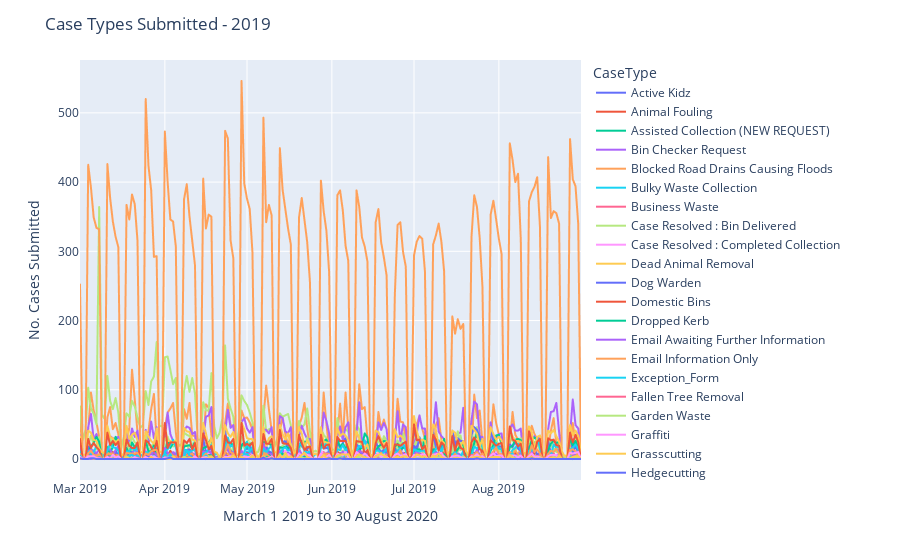

This figure's notebook cell:
### Markdown cell above
In comparison, the below chart shows the 2019 case types reported by day from 1st March 2019 to 30 August 2020.

### Code cell
fig4 = px.line(cases_b, x='CREATED_DT', y='CountCase', color='CaseType')
fig4.update_layout(title='Case Types Submitted - 2019',
                   xaxis_title='March 1 2019 to 30 August 2020',
                   yaxis_title='No. Cases Submitted')
fig4.show()

### Figure 1 — Plotly figure (JSON) as saved in the notebook; plotly's stock layout.template omitted (floating-point values rounded to 4 significant figures; data arrays with more than 128 entries replaced by an {"elided": "..."} marker saying what was removed)
{"data": [{"hovertemplate": "CaseType=Active Kidz <br>CREATED_DT=%{x}<br>CountCase=%{y}<extra></extra>", "legendgroup": "Active Kidz ", "line": {"color": "#636efa", "dash": "solid"}, "mode": "lines", "name": "Active Kidz ", "showlegend": true, "type": "scattergl", "x": {"elided": "184 str values"}, "xaxis": "x", "y": {"elided": "184 int values"}, "yaxis": "y"}, {"hovertemplate": "CaseType=Animal Fouling <br>CREATED_DT=%{x}<br>CountCase=%{y}<extra></extra>", "legendgroup": "Animal Fouling ", "line": {"color": "#EF553B", "dash": "solid"}, "mode": "lines", "name": "Animal Fouling ", "showlegend": true, "type": "scattergl", "x": {"elided": "184 str values"}, "xaxis": "x", "y": {"elided": "184 int values"}, "yaxis": "y"}, {"hovertemplate": "CaseType=Assisted Collection (NEW REQUEST)<br>CREATED_DT=%{x}<br>CountCase=%{y}<extra></extra>", "legendgroup": "Assisted Collection (NEW REQUEST)", "line": {"color": "#00cc96", "dash": "solid"}, "mode": "lines", "name": "Assisted Collection (NEW REQUEST)", "showlegend": true, "type": "scattergl", "x": {"elided": "184 str values"}, "xaxis": "x", "y": {"elided": "184 int values"}, "yaxis": "y"}, {"hovertemplate": "CaseType=Bin Checker Request<br>CREATED_DT=%{x}<br>CountCase=%{y}<extra></extra>", "legendgroup": "Bin Checker Request", "line": {"color": "#ab63fa", "dash": "solid"}, "mode": "lines", "name": "Bin Checker Request", "showlegend": true, "type": "scattergl", "x": {"elided": "184 str values"}, "xaxis": "x", "y": {"elided": "184 int values"}, "yaxis": "y"}, {"hovertemplate": "CaseType=Blocked Road Drains Causing Floods<br>CREATED_DT=%{x}<br>CountCase=%{y}<extra></extra>", "legendgroup": "Blocked Road Drains Causing Floods", "line": {"color": "#FFA15A", "dash": "solid"}, "mode": "lines", "name": "Blocked Road Drains Causing Floods", "showlegend": true, "type": "scattergl", "x": {"elided": "184 str values"}, "xaxis": "x", "y": {"elided": "184 int values"}, "yaxis": "y"}, {"hovertemplate": "CaseType=Bulky Waste Collection<br>CREATED_DT=%{x}<br>CountCase=%{y}<extra></extra>", "legendgroup": "Bulky Waste Collection", "line": {"color": "#19d3f3", "dash": "solid"}, "mode": "lines", "name": "Bulky Waste Collection", "showlegend": true, "type": "scattergl", "x": {"elided": "184 str values"}, "xaxis": "x", "y": {"elided": "184 int values"}, "yaxis": "y"}, {"hovertemplate": "CaseType=Business Waste <br>CREATED_DT=%{x}<br>CountCase=%{y}<extra></extra>", "legendgroup": "Business Waste ", "line": {"color": "#FF6692", "dash": "solid"}, "mode": "lines", "name": "Business Waste ", "showlegend": true, "type": "scattergl", "x": {"elided": "184 str values"}, "xaxis": "x", "y": {"elided": "184 int values"}, "yaxis": "y"}, {"hovertemplate": "CaseType=Case Resolved : Bin Delivered<br>CREATED_DT=%{x}<br>CountCase=%{y}<extra></extra>", "legendgroup": "Case Resolved : Bin Delivered", "line": {"color": "#B6E880", "dash": "solid"}, "mode": "lines", "name": "Case Resolved : Bin Delivered", "showlegend": true, "type": "scattergl", "x": {"elided": "184 str values"}, "xaxis": "x", "y": {"elided": "184 int values"}, "yaxis": "y"}, {"hovertemplate": "CaseType=Case Resolved : Completed Collection <br>CREATED_DT=%{x}<br>CountCase=%{y}<extra></extra>", "legendgroup": "Case Resolved : Completed Collection ", "line": {"color": "#FF97FF", "dash": "solid"}, "mode": "lines", "name": "Case Resolved : Completed Collection ", "showlegend": true, "type": "scattergl", "x": {"elided": "184 str values"}, "xaxis": "x", "y": {"elided": "184 int values"}, "yaxis": "y"}, {"hovertemplate": "CaseType=Dead Animal Removal <br>CREATED_DT=%{x}<br>CountCase=%{y}<extra></extra>", "legendgroup": "Dead Animal Removal ", "line": {"color": "#FECB52", "dash": "solid"}, "mode": "lines", "name": "Dead Animal Removal ", "showlegend": true, "type": "scattergl", "x": {"elided": "184 str values"}, "xaxis": "x", "y": {"elided": "184 int values"}, "yaxis": "y"}, {"hovertemplate": "CaseType=Dog Warden <br>CREATED_DT=%{x}<br>CountCase=%{y}<extra></extra>", "legendgroup": "Dog Warden ", "line": {"color": "#636efa", "dash": "solid"}, "mode": "lines", "name": "Dog Warden ", "showlegend": true, "type": "scattergl", "x": {"elided": "184 str values"}, "xaxis": "x", "y": {"elided": "184 int values"}, "yaxis": "y"}, {"hovertemplate": "CaseType=Domestic Bins <br>CREATED_DT=%{x}<br>CountCase=%{y}<extra></extra>", "legendgroup": "Domestic Bins ", "line": {"color": "#EF553B", "dash": "solid"}, "mode": "lines", "name": "Domestic Bins ", "showlegend": true, "type": "scattergl", "x": {"elided": "184 str values"}, "xaxis": "x", "y": {"elided": "184 int values"}, "yaxis": "y"}, {"hovertemplate": "CaseType=Dropped Kerb <br>CREATED_DT=%{x}<br>CountCase=%{y}<extra></extra>", "legendgroup": "Dropped Kerb ", "line": {"color": "#00cc96", "dash": "solid"}, "mode": "lines", "name": "Dropped Kerb ", "showlegend": true, "type": "scattergl", "x": {"elided": "184 str values"}, "xaxis": "x", "y": {"elided": "184 int values"}, "yaxis": "y"}, {"hovertemplate": "CaseType=Email Awaiting Further Information<br>CREATED_DT=%{x}<br>CountCase=%{y}<extra></extra>", "legendgroup": "Email Awaiting Further Information", "line": {"color": "#ab63fa", "dash": "solid"}, "mode": "lines", "name": "Email Awaiting Further Information", "showlegend": true, "type": "scattergl", "x": {"elided": "184 str values"}, "xaxis": "x", "y": {"elided": "184 int values"}, "yaxis": "y"}, {"hovertemplate": "CaseType=Email Information Only<br>CREATED_DT=%{x}<br>CountCase=%{y}<extra></extra>", "legendgroup": "Email Information Only", "line": {"color": "#FFA15A", "dash": "solid"}, "mode": "lines", "name": "Email Information Only", "showlegend": true, "type": "scattergl", "x": {"elided": "184 str values"}, "xaxis": "x", "y": {"elided": "184 int values"}, "yaxis": "y"}, {"hovertemplate": "CaseType=Exception_Form<br>CREATED_DT=%{x}<br>CountCase=%{y}<extra></extra>", "legendgroup": "Exception_Form", "line": {"color": "#19d3f3", "dash": "solid"}, "mode": "lines", "name": "Exception_Form", "showlegend": true, "type": "scattergl", "x": {"elided": "184 str values"}, "xaxis": "x", "y": {"elided": "184 int values"}, "yaxis": "y"}, {"hovertemplate": "CaseType=Fallen Tree Removal<br>CREATED_DT=%{x}<br>CountCase=%{y}<extra></extra>", "legendgroup": "Fallen Tree Removal", "line": {"color": "#FF6692", "dash": "solid"}, "mode": "lines", "name": "Fallen Tree Removal", "showlegend": true, "type": "scattergl", "x": {"elided": "184 str values"}, "xaxis": "x", "y": {"elided": "184 int values"}, "yaxis": "y"}, {"hovertemplate": "CaseType=Garden Waste <br>CREATED_DT=%{x}<br>CountCase=%{y}<extra></extra>", "legendgroup": "Garden Waste ", "line": {"color": "#B6E880", "dash": "solid"}, "mode": "lines", "name": "Garden Waste ", "showlegend": true, "type": "scattergl", "x": {"elided": "184 str values"}, "xaxis": "x", "y": {"elided": "184 int values"}, "yaxis": "y"}, {"hovertemplate": "CaseType=Graffiti <br>CREATED_DT=%{x}<br>CountCase=%{y}<extra></extra>", "legendgroup": "Graffiti ", "line": {"color": "#FF97FF", "dash": "solid"}, "mode": "lines", "name": "Graffiti ", "showlegend": true, "type": "scattergl", "x": {"elided": "184 str values"}, "xaxis": "x", "y": {"elided": "184 int values"}, "yaxis": "y"}, {"hovertemplate": "CaseType=Grasscutting <br>CREATED_DT=%{x}<br>CountCase=%{y}<extra></extra>", "legendgroup": "Grasscutting ", "line": {"color": "#FECB52", "dash": "solid"}, "mode": "lines", "name": "Grasscutting ", "showlegend": true, "type": "scattergl", "x": {"elided": "184 str values"}, "xaxis": "x", "y": {"elided": "184 int values"}, "yaxis": "y"}, {"hovertemplate": "CaseType=Hedgecutting<br>CREATED_DT=%{x}<br>CountCase=%{y}<extra></extra>", "legendgroup": "Hedgecutting", "line": {"color": "#636efa", "dash": "solid"}, "mode": "lines", "name": "Hedgecutting", "showlegend": true, "type": "scattergl", "x": {"elided": "184 str values"}, "xaxis": "x", "y": {"elided": "184 int values"}, "yaxis": "y"}, {"hovertemplate": "CaseType=Homecare <br>CREATED_DT=%{x}<br>CountCase=%{y}<extra></extra>", "legendgroup": "Homecare ", "line": {"color": "#EF553B", "dash": "solid"}, "mode": "lines", "name": "Homecare ", "showlegend": true, "type": "scattergl", "x": {"elided": "184 str values"}, "xaxis": "x", "y": {"elided": "184 int values"}, "yaxis": "y"}, {"hovertemplate": "CaseType=Household Bins <br>CREATED_DT=%{x}<br>CountCase=%{y}<extra></extra>", "legendgroup": "Household Bins ", "line": {"color": "#00cc96", "dash": "solid"}, "mode": "lines", "name": "Household Bins ", "showlegend": true, "type": "scattergl", "x": {"elided": "184 str values"}, "xaxis": "x", "y": {"elided": "184 int values"}, "yaxis": "y"}, {"hovertemplate": "CaseType=Household Waste Permit <br>CREATED_DT=%{x}<br>CountCase=%{y}<extra></extra>", "legendgroup": "Household Waste Permit ", "line": {"color": "#ab63fa", "dash": "solid"}, "mode": "lines", "name": "Household Waste Permit ", "showlegend": true, "type": "scattergl", "x": {"elided": "184 str values"}, "xaxis": "x", "y": {"elided": "184 int values"}, "yaxis": "y"}, {"hovertemplate": "CaseType=Information Only<br>CREATED_DT=%{x}<br>CountCase=%{y}<extra></extra>", "legendgroup": "Information Only", "line": {"color": "#FFA15A", "dash": "solid"}, "mode": "lines", "name": "Information Only", "showlegend": true, "type": "scattergl", "x": {"elided": "184 str values"}, "xaxis": "x", "y": {"elided": "184 int values"}, "yaxis": "y"}, {"hovertemplate": "CaseType=Litter <br>CREATED_DT=%{x}<br>CountCase=%{y}<extra></extra>", "legendgroup": "Litter ", "line": {"color": "#19d3f3", "dash": "solid"}, "mode": "lines", "name": "Litter ", "showlegend": true, "type": "scattergl", "x": {"elided": "184 str values"}, "xaxis": "x", "y": {"elided": "184 int values"}, "yaxis": "y"}, {"hovertemplate": "CaseType=Litter Bin <br>CREATED_DT=%{x}<br>CountCase=%{y}<extra></extra>", "legendgroup": "Litter Bin ", "line": {"color": "#FF6692", "dash": "solid"}, "mode": "lines", "name": "Litter Bin ", "showlegend": true, "type": "scattergl", "x": {"elided": "184 str values"}, "xaxis": "x", "y": {"elided": "184 int values"}, "yaxis": "y"}, {"hovertemplate": "CaseType=Out Of Borough Search<br>CREATED_DT=%{x}<br>CountCase=%{y}<extra></extra>", "legendgroup": "Out Of Borough Search", "line": {"color": "#B6E880", "dash": "solid"}, "mode": "lines", "name": "Out Of Borough Search", "showlegend": true, "type": "scattergl", "x": {"elided": "184 str values"}, "xaxis": "x", "y": {"elided": "184 int values"}, "yaxis": "y"}, {"hovertemplate": "CaseType=PCN <br>CREATED_DT=%{x}<br>CountCase=%{y}<extra></extra>", "legendgroup": "PCN ", "line": {"color": "#FF97FF", "dash": "solid"}, "mode": "lines", "name": "PCN ", "showlegend": true, "type": "scattergl", "x": {"elided": "184 str values"}, "xaxis": "x", "y": {"elided": "184 int values"}, "yaxis": "y"}, {"hovertemplate": "CaseType=Paving Stone Checks<br>CREATED_DT=%{x}<br>CountCase=%{y}<extra></extra>", "legendgroup": "Paving Stone Checks", "line": {"color": "#FECB52", "dash": "solid"}, "mode": "lines", "name": "Paving Stone Checks", "showlegend": true, "type": "scattergl", "x": {"elided": "184 str values"}, "xaxis": "x", "y": {"elided": "184 int values"}, "yaxis": "y"}, {"hovertemplate": "CaseType=Pest Control <br>CREATED_DT=%{x}<br>CountCase=%{y}<extra></extra>", "legendgroup": "Pest Control ", "line": {"color": "#636efa", "dash": "solid"}, "mode": "lines", "name": "Pest Control ", "showlegend": true, "type": "scattergl", "x": {"elided": "184 str values"}, "xaxis": "x", "y": {"elided": "184 int values"}, "yaxis": "y"}, {"hovertemplate": "CaseType=Potholes <br>CREATED_DT=%{x}<br>CountCase=%{y}<extra></extra>", "legendgroup": "Potholes ", "line": {"color": "#EF553B", "dash": "solid"}, "mode": "lines", "name": "Potholes ", "showlegend": true, "type": "scattergl", "x": {"elided": "184 str values"}, "xaxis": "x", "y": {"elided": "184 int values"}, "yaxis": "y"}, {"hovertemplate": "CaseType=Recycled Waste <br>CREATED_DT=%{x}<br>CountCase=%{y}<extra></extra>", "legendgroup": "Recycled Waste ", "line": {"color": "#00cc96", "dash": "solid"}, "mode": "lines", "name": "Recycled Waste ", "showlegend": true, "type": "scattergl", "x": {"elided": "184 str values"}, "xaxis": "x", "y": {"elided": "184 int values"}, "yaxis": "y"}, {"hovertemplate": "CaseType=Registrars <br>CREATED_DT=%{x}<br>CountCase=%{y}<extra></extra>", "legendgroup": "Registrars ", "line": {"color": "#ab63fa", "dash": "solid"}, "mode": "lines", "name": "Registrars ", "showlegend": true, "type": "scattergl", "x": {"elided": "184 str values"}, "xaxis": "x", "y": {"elided": "184 int values"}, "yaxis": "y"}, {"hovertemplate": "CaseType=Registrars Copy Birth Cert, post <br>CREATED_DT=%{x}<br>CountCase=%{y}<extra></extra>", "legendgroup": "Registrars Copy Birth Cert, post ", "line": {"color": "#FFA15A", "dash": "solid"}, "mode": "lines", "name": "Registrars Copy Birth Cert, post ", "showlegend": true, "type": "scattergl", "x": {"elided": "184 str values"}, "xaxis": "x", "y": {"elided": "184 int values"}, "yaxis": "y"}, {"hovertemplate": "CaseType=Residual Waste <br>CREATED_DT=%{x}<br>CountCase=%{y}<extra></extra>", "legendgroup": "Residual Waste ", "line": {"color": "#19d3f3", "dash": "solid"}, "mode": "lines", "name": "Residual Waste ", "showlegend": true, "type": "scattergl", "x": {"elided": "184 str values"}, "xaxis": "x", "y": {"elided": "184 int values"}, "yaxis": "y"}, {"hovertemplate": "CaseType=Road/Footpath <br>CREATED_DT=%{x}<br>CountCase=%{y}<extra></extra>", "legendgroup": "Road/Footpath ", "line": {"color": "#FF6692", "dash": "solid"}, "mode": "lines", "name": "Road/Footpath ", "showlegend": true, "type": "scattergl", "x": {"elided": "184 str values"}, "xaxis": "x", "y": {"elided": "184 int values"}, "yaxis": "y"}, {"hovertemplate": "CaseType=Self Service Litter Removal<br>CREATED_DT=%{x}<br>CountCase=%{y}<extra></extra>", "legendgroup": "Self Service Litter Removal", "line": {"color": "#B6E880", "dash": "solid"}, "mode": "lines", "name": "Self Service Litter Removal", "showlegend": true, "type": "scattergl", "x": {"elided": "184 str values"}, "xaxis": "x", "y": {"elided": "184 int values"}, "yaxis": "y"}, {"hovertemplate": "CaseType=Self Service Street Sweeping<br>CREATED_DT=%{x}<br>CountCase=%{y}<extra></extra>", "legendgroup": "Self Service Street Sweeping", "line": {"color": "#FF97FF", "dash": "solid"}, "mode": "lines", "name": "Self Service Street Sweeping", "showlegend": true, "type": "scattergl", "x": {"elided": "184 str values"}, "xaxis": "x", "y": {"elided": "184 int values"}, "yaxis": "y"}, {"hovertemplate": "CaseType=Special Collection (Awaiting Collection)<br>CREATED_DT=%{x}<br>CountCase=%{y}<extra></extra>", "legendgroup": "Special Collection (Awaiting Collection)", "line": {"color": "#FECB52", "dash": "solid"}, "mode": "lines", "name": "Special Collection (Awaiting Collection)", "showlegend": true, "type": "scattergl", "x": {"elided": "184 str values"}, "xaxis": "x", "y": {"elided": "184 int values"}, "yaxis": "y"}, {"hovertemplate": "CaseType=Special Collection (Rejected Quote)<br>CREATED_DT=%{x}<br>CountCase=%{y}<extra></extra>", "legendgroup": "Special Collection (Rejected Quote)", "line": {"color": "#636efa", "dash": "solid"}, "mode": "lines", "name": "Special Collection (Rejected Quote)", "showlegend": true, "type": "scattergl", "x": {"elided": "184 str values"}, "xaxis": "x", "y": {"elided": "184 int values"}, "yaxis": "y"}, {"hovertemplate": "CaseType=Special Collections <br>CREATED_DT=%{x}<br>CountCase=%{y}<extra></extra>", "legendgroup": "Special Collections ", "line": {"color": "#EF553B", "dash": "solid"}, "mode": "lines", "name": "Special Collections ", "showlegend": true, "type": "scattergl", "x": {"elided": "184 str values"}, "xaxis": "x", "y": {"elided": "184 int values"}, "yaxis": "y"}, {"hovertemplate": "CaseType=Special Collections Itemised (Retained Quote)<br>CREATED_DT=%{x}<br>CountCase=%{y}<extra></extra>", "legendgroup": "Special Collections Itemised (Retained Quote)", "line": {"color": "#00cc96", "dash": "solid"}, "mode": "lines", "name": "Special Collections Itemised (Retained Quote)", "showlegend": true, "type": "scattergl", "x": {"elided": "184 str values"}, "xaxis": "x", "y": {"elided": "184 int values"}, "yaxis": "y"}, {"hovertemplate": "CaseType=Spillage/Debris on Highway<br>CREATED_DT=%{x}<br>CountCase=%{y}<extra></extra>", "legendgroup": "Spillage/Debris on Highway", "line": {"color": "#ab63fa", "dash": "solid"}, "mode": "lines", "name": "Spillage/Debris on Highway", "showlegend": true, "type": "scattergl", "x": {"elided": "184 str values"}, "xaxis": "x", "y": {"elided": "184 int values"}, "yaxis": "y"}, {"hovertemplate": "CaseType=Street Lighting Repair<br>CREATED_DT=%{x}<br>CountCase=%{y}<extra></extra>", "legendgroup": "Street Lighting Repair", "line": {"color": "#FFA15A", "dash": "solid"}, "mode": "lines", "name": "Street Lighting Repair", "showlegend": true, "type": "scattergl", "x": {"elided": "184 str values"}, "xaxis": "x", "y": {"elided": "184 int values"}, "yaxis": "y"}, {"hovertemplate": "CaseType=Street Sweeping<br>CREATED_DT=%{x}<br>CountCase=%{y}<extra></extra>", "legendgroup": "Street Sweeping", "line": {"color": "#19d3f3", "dash": "solid"}, "mode": "lines", "name": "Street Sweeping", "showlegend": true, "type": "scattergl", "x": {"elided": "184 str values"}, "xaxis": "x", "y": {"elided": "184 int values"}, "yaxis": "y"}, {"hovertemplate": "CaseType=Syringe Removal <br>CREATED_DT=%{x}<br>CountCase=%{y}<extra></extra>", "legendgroup": "Syringe Removal ", "line": {"color": "#FF6692", "dash": "solid"}, "mode": "lines", "name": "Syringe Removal ", "showlegend": true, "type": "scattergl", "x": {"elided": "184 str values"}, "xaxis": "x", "y": {"elided": "184 int values"}, "yaxis": "y"}, {"hovertemplate": "CaseType=Tree <br>CREATED_DT=%{x}<br>CountCase=%{y}<extra></extra>", "legendgroup": "Tree ", "line": {"color": "#B6E880", "dash": "solid"}, "mode": "lines", "name": "Tree ", "showlegend": true, "type": "scattergl", "x": {"elided": "184 str values"}, "xaxis": "x", "y": {"elided": "184 int values"}, "yaxis": "y"}, {"hovertemplate": "CaseType=Tree Felling/Pruning/Cutting/Removal<br>CREATED_DT=%{x}<br>CountCase=%{y}<extra></extra>", "legendgroup": "Tree Felling/Pruning/Cutting/Removal", "line": {"color": "#FF97FF", "dash": "solid"}, "mode": "lines", "name": "Tree Felling/Pruning/Cutting/Removal", "showlegend": true, "type": "scattergl", "x": {"elided": "184 str values"}, "xaxis": "x", "y": {"elided": "184 int values"}, "yaxis": "y"}, {"hovertemplate": "CaseType=Weeds <br>CREATED_DT=%{x}<br>CountCase=%{y}<extra></extra>", "legendgroup": "Weeds ", "line": {"color": "#FECB52", "dash": "solid"}, "mode": "lines", "name": "Weeds ", "showlegend": true, "type": "scattergl", "x": {"elided": "184 str values"}, "xaxis": "x", "y": {"elided": "184 int values"}, "yaxis": "y"}, {"hovertemplate": "CaseType=Winter Service Request <br>CREATED_DT=%{x}<br>CountCase=%{y}<extra></extra>", "legendgroup": "Winter Service Request ", "line": {"color": "#636efa", "dash": "solid"}, "mode": "lines", "name": "Winter Service Request ", "showlegend": true, "type": "scattergl", "x": {"elided": "184 str values"}, "xaxis": "x", "y": {"elided": "184 int values"}, "yaxis": "y"}], "layout": {"legend": {"title": {"text": "CaseType"}, "tracegroupgap": 0}, "margin": {"t": 60}, "title": {"text": "Case Types Submitted - 2019"}, "xaxis": {"anchor": "y", "domain": [0.0, 1.0], "title": {"text": "March 1 2019 to 30 August 2020"}}, "yaxis": {"anchor": "x", "domain": [0.0, 1.0], "title": {"text": "No. Cases Submitted"}}}}
